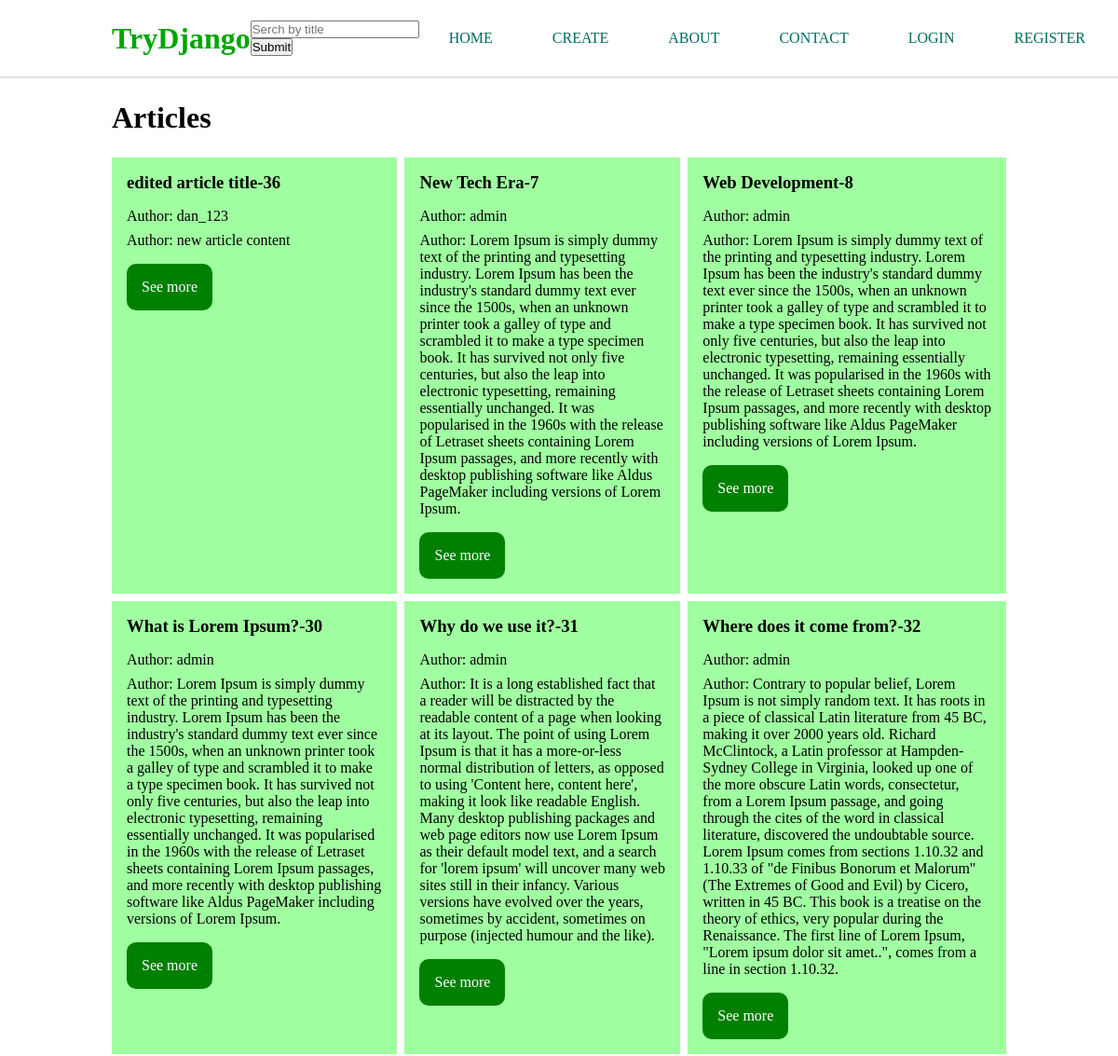
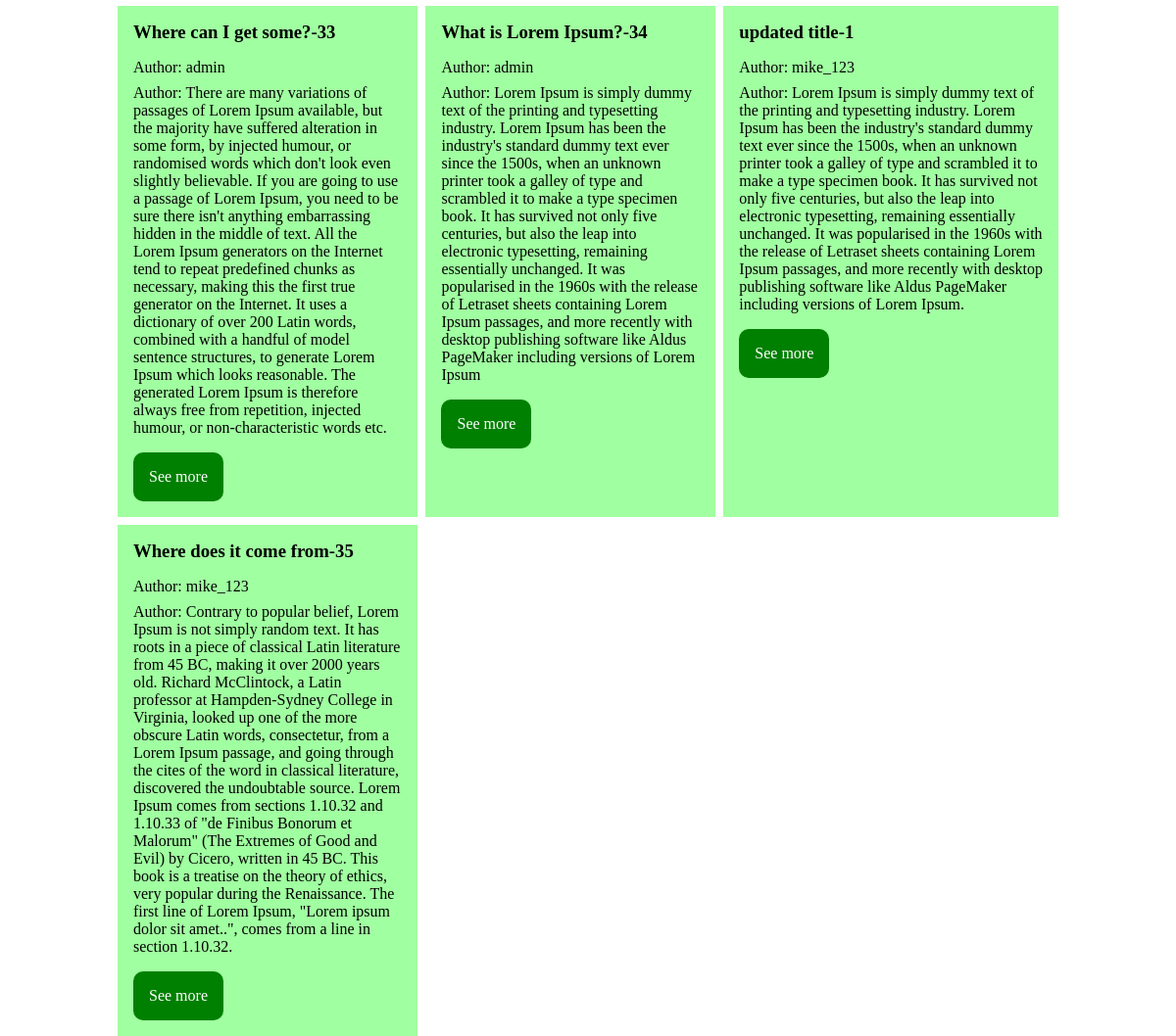
The page / on the database its author committed (2 pictures, top to bottom).
### articles/models.py (models this page shows, shortened)
class Article(models.Model):
    author = models.ForeignKey(User, on_delete=models.CASCADE)
    title = models.CharField(max_length=50)
    slug = models.SlugField(null=True, blank=True)
    content = models.TextField()
    date_created = models.DateTimeField(default=timezone.now)

### articles/views.py (the view)
# urls.py: path('', home, name='home'),
def home(request):
    articles = Article.objects.all().order_by('-date_created')
    context = {
        'articles': articles
    }
    return render(request, 'home.html', context)

### templates/home.html (shortened to what this page needs)
{% extends 'index.html' %}
{% block content %}
    <h1 style="margin: 1.5rem 0">Articles</h1>
    <div style="display: grid; grid-template-columns: auto auto auto; grid-gap: 0.5rem;">
        {% for article in articles %}
        <div style="background: rgb(160, 255, 160); padding: 1rem;">
            <h3>{{ article.title }}-{{ article.pk }}</h3>
            {% if article.author %}
                <p style="margin-top: 1rem">Author: {{ article.author }}</p>
            {% else %}
            <p style="margin-top: 1rem">Author: Annonymous</p>
            {% endif %}
            <p style="margin-top: 0.5rem">Author: {{ article.content }}</p>
            <a style="display: inline-block; margin-top: 1rem;
            background: green; color: white; padding: 1rem;
            border-radius: 10px;" href="{% url 'articles:article-detail' article.pk %}">See more</a>
        </div>
        {% endfor %}
    </div>
{% endblock content %}

### templates/index.html (style rules this page uses)
a { text-decoration: none; }

### rows shown on the page
Article: title "edited article title", pk "36", author "dan_123", content "new article content"
Article: title "New Tech Era", pk "7", author "admin", content "Lorem Ipsum is simply dummy text of the printing and typesetting industry. Lorem Ipsum has been the industry's standard dummy text ever since the 1500s, when an unknown printer took a galley of type and scrambled it to make a type specimen book. It has survived not only five centuries, but also the leap into electronic typesetting, remaining essentially unchanged. It was popularised in the 1960s with the release of Letraset sheets containing Lorem Ipsum passages, and more recently with desktop publishing software like Aldus PageMaker including versions of Lorem Ipsum."
Article: title "Web Development", pk "8", author "admin", content "Lorem Ipsum is simply dummy text of the printing and typesetting industry. Lorem Ipsum has been the industry's standard dummy text ever since the 1500s, when an unknown printer took a galley of type and scrambled it to make a type specimen book. It has survived not only five centuries, but also the leap into electronic typesetting, remaining essentially unchanged. It was popularised in the 1960s with the release of Letraset sheets containing Lorem Ipsum passages, and more recently with desktop publishing software like Aldus PageMaker including versions of Lorem Ipsum."
Article: title "What is Lorem Ipsum?", pk "30", author "admin", content "Lorem Ipsum is simply dummy text of the printing and typesetting industry. Lorem Ipsum has been the industry's standard dummy text ever since the 1500s, when an unknown printer took a galley of type and scrambled it to make a type specimen book. It has survived not only five centuries, but also the leap into electronic typesetting, remaining essentially unchanged. It was popularised in the 1960s with the release of Letraset sheets containing Lorem Ipsum passages, and more recently with desktop publishing software like Aldus PageMaker including versions of Lorem Ipsum."
Article: title "Why do we use it?", pk "31", author "admin", content "It is a long established fact that a reader will be distracted by the readable content of a page when looking at its layout. The point of using Lorem Ipsum is that it has a more-or-less normal distribution of letters, as opposed to using 'Content here, content here', making it look like readable English. Many desktop publishing packages and web page editors now use Lorem Ipsum as their default model text, and a search for 'lorem ipsum' will uncover many web sites still in their infancy. Various versions have evolved over the years, sometimes by accident, sometimes on purpose (injected humour and the like)."
Article: title "Where does it come from?", pk "32", author "admin", content "Contrary to popular belief, Lorem Ipsum is not simply random text. It has roots in a piece of classical Latin literature from 45 BC, making it over 2000 years old. Richard McClintock, a Latin professor at Hampden-Sydney College in Virginia, looked up one of the more obscure Latin words, consectetur, from a Lorem Ipsum passage, and going through the cites of the word in classical literature, discovered the undoubtable source. Lorem Ipsum comes from sections 1.10.32 and 1.10.33 of \"de Finibus Bonorum et Malorum\" (The Extremes of Good and Evil) by Cicero, written in 45 BC. This book is a treatise on the theory of ethics, very popular during the Renaissance. The first line of Lorem Ipsum,…"
Article: title "Where can I get some?", pk "33", author "admin", content "There are many variations of passages of Lorem Ipsum available, but the majority have suffered alteration in some form, by injected humour, or randomised words which don't look even slightly believable. If you are going to use a passage of Lorem Ipsum, you need to be sure there isn't anything embarrassing hidden in the middle of text. All the Lorem Ipsum generators on the Internet tend to repeat predefined chunks as necessary, making this the first true generator on the Internet. It uses a dictionary of over 200 Latin words, combined with a handful of model sentence structures, to generate Lorem Ipsum which looks reasonable. The generated Lorem Ipsum is therefore always free from…"
Article: title "What is Lorem Ipsum?", pk "34", author "admin", content "Lorem Ipsum is simply dummy text of the printing and typesetting industry. Lorem Ipsum has been the industry's standard dummy text ever since the 1500s, when an unknown printer took a galley of type and scrambled it to make a type specimen book. It has survived not only five centuries, but also the leap into electronic typesetting, remaining essentially unchanged. It was popularised in the 1960s with the release of Letraset sheets containing Lorem Ipsum passages, and more recently with desktop publishing software like Aldus PageMaker including versions of Lorem Ipsum"
Article: title "updated title", pk "1", author "mike_123", content "Lorem Ipsum is simply dummy text of the printing and typesetting industry. Lorem Ipsum has been the industry's standard dummy text ever since the 1500s, when an unknown printer took a galley of type and scrambled it to make a type specimen book. It has survived not only five centuries, but also the leap into electronic typesetting, remaining essentially unchanged. It was popularised in the 1960s with the release of Letraset sheets containing Lorem Ipsum passages, and more recently with desktop publishing software like Aldus PageMaker including versions of Lorem Ipsum."
Article: title "Where does it come from", pk "35", author "mike_123", content "Contrary to popular belief, Lorem Ipsum is not simply random text. It has roots in a piece of classical Latin literature from 45 BC, making it over 2000 years old. Richard McClintock, a Latin professor at Hampden-Sydney College in Virginia, looked up one of the more obscure Latin words, consectetur, from a Lorem Ipsum passage, and going through the cites of the word in classical literature, discovered the undoubtable source. Lorem Ipsum comes from sections 1.10.32 and 1.10.33 of \"de Finibus Bonorum et Malorum\" (The Extremes of Good and Evil) by Cicero, written in 45 BC. This book is a treatise on the theory of ethics, very popular during the Renaissance. The first line of Lorem Ipsum,…"
